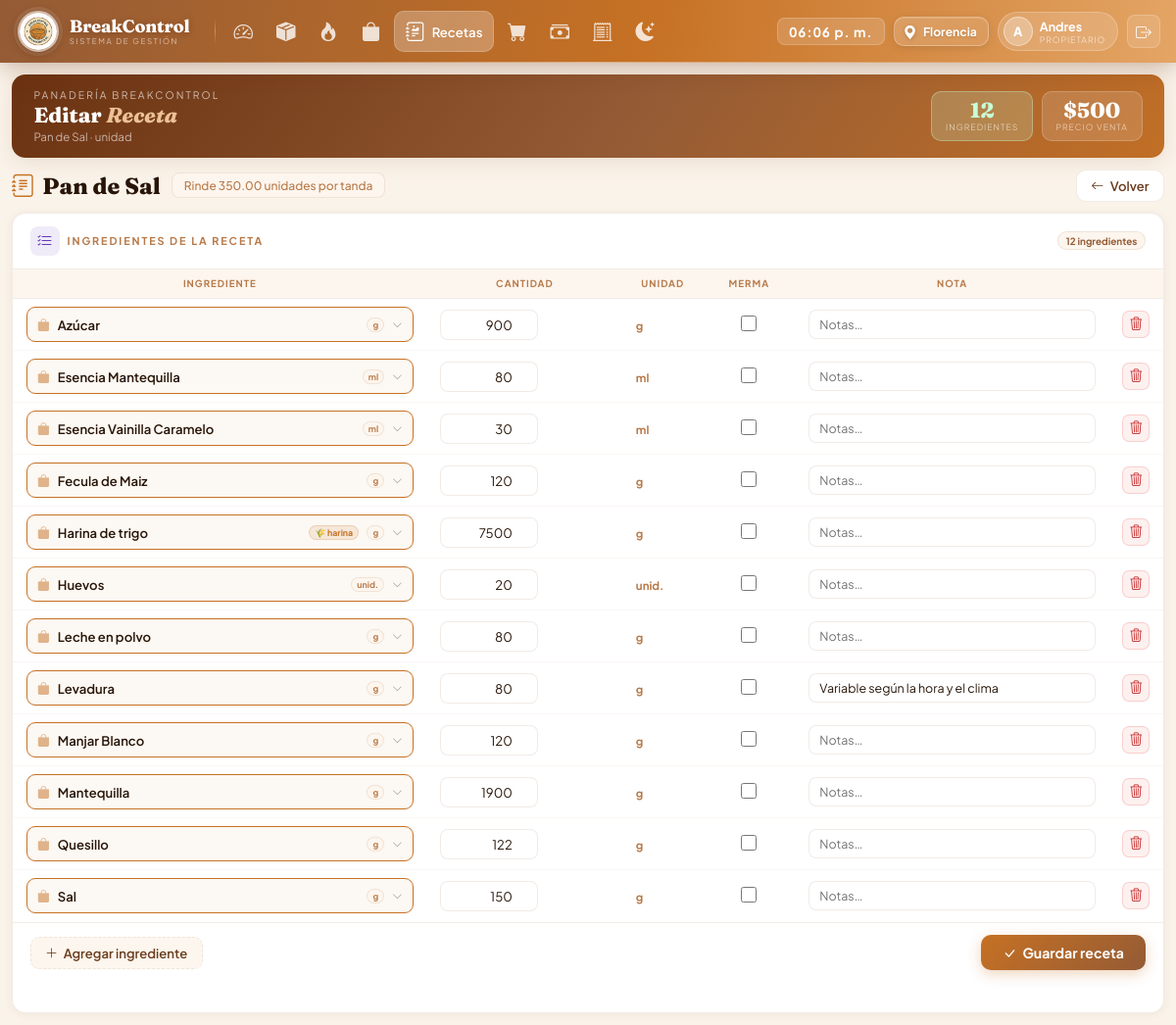
The app's page /modules/recetas/editar_receta.php?id=1 (signed in) with its own data.
### tables this page shows
CREATE TABLE `producto` (
  `id_producto` int(11) NOT NULL,
  `nombre` varchar(100) NOT NULL,
  `categoria` enum('sal','dulce','especial') NOT NULL DEFAULT 'sal',
  `precio_venta` decimal(12,2) NOT NULL DEFAULT 0.00,
  `activo` tinyint(1) NOT NULL DEFAULT 1,
  `fecha_creacion` datetime NOT NULL DEFAULT current_timestamp(),
  `unidad_produccion` varchar(20) NOT NULL DEFAULT 'carro',
  `cantidad_por_tanda` decimal(10,2) NOT NULL DEFAULT 0.00
);

CREATE TABLE `receta_ingrediente` (
  `id_receta_ing` int(11) NOT NULL,
  `id_receta` int(11) NOT NULL,
  `id_insumo` int(11) NOT NULL,
  `cantidad` decimal(12,4) NOT NULL COMMENT 'Cantidad por unidad de producto',
  `unidad` varchar(20) NOT NULL,
  `aplica_merma` tinyint(1) NOT NULL DEFAULT 0 COMMENT '1 = se suma el % de merma al descontar',
  `notas` varchar(255) DEFAULT NULL
);

CREATE TABLE `insumo` (
  `id_insumo` int(11) NOT NULL,
  `nombre` varchar(100) NOT NULL,
  `unidad_medida` enum('kg','g','L','ml','unidad') NOT NULL,
  `es_harina` tinyint(1) NOT NULL DEFAULT 0 COMMENT '1 = se aplica merma del 6%',
  `stock_actual` decimal(12,3) NOT NULL DEFAULT 0.000,
  `punto_reposicion` decimal(12,3) NOT NULL DEFAULT 0.000 COMMENT 'Stock mínimo antes de generar alerta',
  `consumo_promedio_diario` decimal(12,3) NOT NULL DEFAULT 0.000 COMMENT 'Se actualiza automáticamente',
  `activo` tinyint(1) NOT NULL DEFAULT 1,
  `fecha_creacion` datetime NOT NULL DEFAULT current_timestamp()
);

### modules/recetas/editar_receta.php (the view, shortened to what this page needs)
<?php
$pdo         = getConexion();
$id_producto = (int)($_GET['id'] ?? 0);
$stmt = $pdo->prepare("SELECT * FROM producto WHERE id_producto=? AND activo=1");
$stmt->execute([$id_producto]);
$producto = $stmt->fetch();
$receta_row = $pdo->prepare("SELECT id_receta FROM receta WHERE id_producto=? AND es_vigente=1 LIMIT 1");
$receta_row->execute([$id_producto]);
$id_receta_actual = $receta_row->fetchColumn() ?: 0;
$ingredientes = [];
if ($id_receta_actual) {
    $stmt = $pdo->prepare("
        SELECT ri.*, i.nombre AS nombre_insumo, i.unidad_medida, i.es_harina,
               CASE WHEN i.unidad_medida IN ('kg','L') THEN ri.cantidad*1000 ELSE ri.cantidad END AS cant_mostrar
        FROM receta_ingrediente ri
        INNER JOIN insumo i ON i.id_insumo=ri.id_insumo
        WHERE ri.id_receta=? ORDER BY i.nombre
    ");
    $stmt->execute([$id_receta_actual]);
    $ingredientes = $stmt->fetchAll();
}
$todos_insumos = $pdo->query("SELECT id_insumo, nombre, unidad_medida, es_harina FROM insumo WHERE activo=1 ORDER BY nombre")->fetchAll();
require_once __DIR__ . '/../../views/layouts/header.php';
?>
<div class="page">
  <div class="wc-banner">
    <div class="wc-left">
      <div>
        <div class="wc-greeting">Panadería BreakControl</div>
        <div class="wc-name">Editar <em>Receta</em></div>
        <div class="wc-sub"><?= htmlspecialchars($producto['nombre']) ?> · <?= $producto['unidad_produccion'] ?></div>
      </div>
    </div>
    <div class="wc-pills">
      <div class="wc-pill <?= !empty($ingredientes) ? 'ok' : '' ?>">
        <div class="wc-pill-num"><?= count($ingredientes) ?></div>
        <div class="wc-pill-lbl">Ingredientes</div>
      </div>
      <div class="wc-pill">
        <div class="wc-pill-num">$<?= number_format($producto['precio_venta'],0,',','.') ?></div>
        <div class="wc-pill-lbl">Precio venta</div>
      </div>
    </div>
  </div>
  <div class="topbar">
    <div style="display:flex;align-items:center;gap:.7rem;flex-wrap:wrap;">
      <div class="mod-titulo"><i class="bi bi-journal-text"></i> <?= htmlspecialchars($producto['nombre']) ?></div>
      <?php if ($producto['cantidad_por_tanda'] > 0): ?>
      <span class="mod-sub">Rinde <?= $producto['cantidad_por_tanda'] ?> unidades por tanda</span>
      <?php endif; ?>
    </div>
    <a href="index.php" class="btn-back"><i class="bi bi-arrow-left"></i> Volver</a>
  </div>
  <div class="card">
    <div class="ch">
      <div class="ch-left">
        <div class="ch-ico ico-pur"><i class="bi bi-list-check"></i></div>
        <span class="ch-title">Ingredientes de la receta</span>
      </div>
      <span class="badge b-neu" id="badge-count"><?= count($ingredientes) ?> ingredientes</span>
    </div>
    <form method="post" id="form-receta">
      <div class="tbl-wrap">
        <table class="gt">
          <thead>
            <tr>
              <th style="width:36%">Ingrediente</th>
              <th style="width:17%">Cantidad</th>
              <th style="width:7%">Unidad</th>
              <th style="width:8%;text-align:center">Merma</th>
              <th>Nota</th>
              <th style="width:36px"></th>
            </tr>
          </thead>
          <tbody id="tbody-ing">
          <?php
          if (empty($ingredientes)):
              echo filaVacia($todos_insumos, [], 0);
          else:
              foreach ($ingredientes as $idx => $ing):
                  $label = in_array($ing['unidad_medida'],['kg','L']) ? 'g'
                         : ($ing['unidad_medida']==='unidad' ? 'unid.' : $ing['unidad_medida']);
          ?>
          <tr class="fila-ing" data-id="<?= $ing['id_insumo'] ?>">
            <td>
              <button type="button" class="ing-picker-btn seleccionado"
                      data-id="<?= $ing['id_insumo'] ?>"
                      onclick="abrirModal(this)">
                <i class="bi bi-bag-fill picker-ico" style="color:var(--c3)"></i>
                <span class="picker-nombre"><?= htmlspecialchars($ing['nombre_insumo']) ?></span>
                <?php if ($ing['es_harina']): ?>
                <span class="picker-tag tag-harina">🌾 harina</span>
                <?php endif; ?>
                <span class="picker-tag tag-unidad"><?= $label ?></span>
                <i class="bi bi-chevron-down" style="font-size:.65rem;opacity:.4;margin-left:auto"></i>
              </button>
            </td>
            <td><input type="number" name="cantidad[]" class="inp-cant" min="0.001" step="0.001" value="<?= rtrim(rtrim(number_format((float)$ing['cant_mostrar'],4,'.',''),'0'),'.') ?>""></td>
            <td><span class="lbl-unidad"><?= $label ?></span></td>
            <td style="text-align:center"><input type="checkbox" name="aplica_merma[<?= $idx ?>]" class="chk-merma" <?= $ing['aplica_merma']?'checked':'' ?>></td>
            <td><input type="text" name="notas[]" class="inp-nota" placeholder="Notas…" value="<?= htmlspecialchars($ing['notas'] ?? '') ?>"></td>
            <td><button type="button" class="btn-del-row" onclick="eliminarFila(this)"><i class="bi bi-trash3"></i></button></td>
          </tr>
          <?php endforeach; endif; ?>
          </tbody>
        </table>
      </div>
      <div class="card-foot">
        <button type="button" class="btn-agregar" onclick="agregarFila()">
          <i class="bi bi-plus-lg"></i> Agregar ingrediente
        </button>
        <button type="submit" class="btn-guardar">
          <i class="bi bi-check-lg"></i> Guardar receta
        </button>
      </div>
    </form>
  </div>
</div>
</body></html>

### views/layouts/header.php (style rules this page uses)
:root { --c1:#945b35; --c2:#c8956e; --c3:#c67124; --c4:#e4a565; --c5:#ecc198; --cbg:#faf3ea; --ccard:#ffffff; --clight:#fdf6ee; --ink:#281508; --ink2:#6b3d1e; --ink3:#b87a4a; --border:rgba(148,91,53,.12); --shadow:0 1px 8px rgba(148,91,53,.09); --shadow2:0 4px 20px rgba(148,91,53,.15); --nav-h:64px; }
*, *::before, *::after { margin:0; padding:0; box-sizing:border-box; }
html, body { font-family:'Plus Jakarta Sans',sans-serif; background:var(--cbg); color:var(--ink); }

### records on screen
producto: nombre "Pan de Sal", unidad_produccion "unidad", precio_venta "500", cantidad_por_tanda "350.00"
receta_ingrediente: id_insumo.nombre "Azúcar", id_insumo.unidad_medida "g", rtrim "900"
receta_ingrediente: id_insumo.nombre "Esencia Mantequilla", id_insumo.unidad_medida "ml", rtrim "80"
receta_ingrediente: id_insumo.nombre "Esencia Vainilla Caramelo", id_insumo.unidad_medida "ml", rtrim "30"
receta_ingrediente: id_insumo.nombre "Fecula de Maiz", id_insumo.unidad_medida "g", rtrim "120"
receta_ingrediente: id_insumo.nombre "Harina de trigo", shows "🌾 harina", id_insumo.unidad_medida "g", rtrim "7500"
receta_ingrediente: id_insumo.nombre "Huevos", id_insumo.unidad_medida "unid.", rtrim "20"
receta_ingrediente: id_insumo.nombre "Leche en polvo", id_insumo.unidad_medida "g", rtrim "80"
receta_ingrediente: id_insumo.nombre "Levadura", id_insumo.unidad_medida "g", rtrim "80", notas "Variable según la hora y el clima"
receta_ingrediente: id_insumo.nombre "Manjar Blanco", id_insumo.unidad_medida "g", rtrim "120"
receta_ingrediente: id_insumo.nombre "Mantequilla", id_insumo.unidad_medida "g", rtrim "1900"
receta_ingrediente: id_insumo.nombre "Quesillo", id_insumo.unidad_medida "g", rtrim "122"
receta_ingrediente: id_insumo.nombre "Sal", id_insumo.unidad_medida "g", rtrim "150"

### other values on screen
substr($user['nombre'], 0, 1) "A"
$user['nombre'] "Andres"
count($ingredientes) "12"
